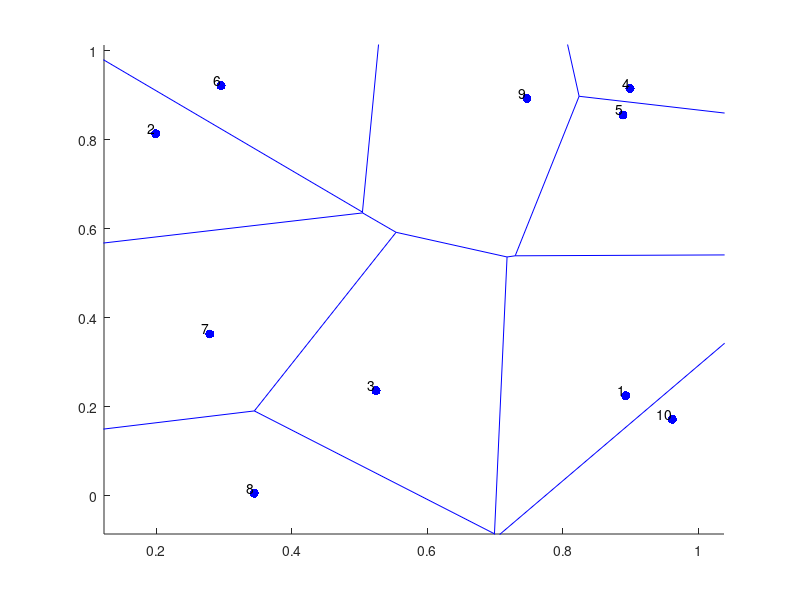

Source code (MATLAB):
% This code generates a Voronoi-Poisson tessellation, meaning it generates
% a Poisson point process and then uses it to generate a corresponding 
% Voronoi tesselation. A Voronoi tesselation is also known as a Dirichlet
% tesselation or Voronoi diagram.
% 
% A (homogeneous) Poisson point process (PPP) is created on a rectangle.
% Then the Voronoi tesselation is found using the MATLAB function 
% voronoin[1], which is based on the Qhull project[2] .
%
% All points and Voronoi cells of the PPP are numbered arbitrarily.
%
% Author: H.Paul Keeler, 2019
%
% [1] http://www.mathworks.com.au/help/matlab/ref/voronoin.html
% [2] http://www.qhull.org/
% [2] Osada, R., Funkhouser, T., Chazelle, B. and Dobkin. D.,
% "Shape distributions", ACM Transactions on Graphics, vol 21, issue 4,
% 2002

clearvars; close all; clc;

%Simulation window parameters
xMin=0;
xMax=1;
yMin=0;
yMax=1;
%rectangle dimensions
xDelta=xMax-xMin; %width 
yDelta=yMax-yMin; %height
areaTotal=xDelta*yDelta; %area of simulation window

%Point process parameters
lambda=10; %intensity (ie mean density) of the Poisson process

%Simulate Poisson point process
numbPoints=poissrnd(areaTotal*lambda);%Poisson number of points
xx=xDelta*(rand(numbPoints,1))+xMin;%x coordinates of Poisson points
yy=xDelta*(rand(numbPoints,1))+yMin;%y coordinates of Poisson points

xxyy=[xx(:) yy(:)]; %combine x and y coordinates
%Perform Voronoi tesseslation using built-in function
[vertexAll,cellAll]=voronoin(xxyy); %retrieve vertex information
%above command not necessary for plotting

%%%START -- Plotting section -- START%%%
figure; hold on;
%create voronoi diagram on the point pattern
voronoi(xx,yy);
%plot underlying point pattern (ie a realization of a Poisson point process)
plot(xx,yy,'b.','MarkerSize',20);
%number/label the points/cells
labels=cellstr(num2str((1:numbPoints)'));%labels correspond to their order
text(xx, yy, labels, 'VerticalAlignment','bottom', ...
    'HorizontalAlignment','right');
%%%END -- Plotting section -- END%%%
